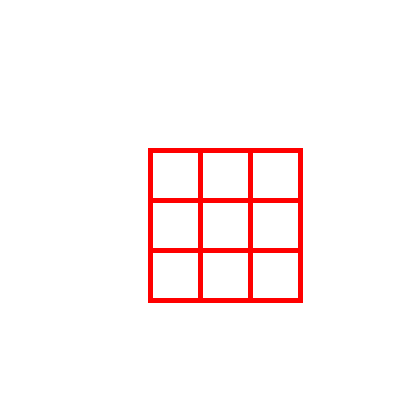
Frame 1 (no input)
Frame 60 (the mouse pressed at the canvas centre just before this capture): identical to frame 1, image omitted
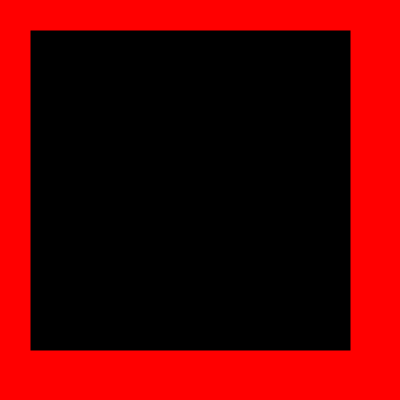
Frame 120 (the mouse held since frame 60 and released just before this capture)

The Processing sketch that drew these frames (run headless with seeded random() and noise(); from frame 60 on, the mouse is pressed at the canvas centre):

// Processing sketch: processing_141414
// ── processing_141414.pde

int l = 50;
int w = 50;
int x1 = 150;
int x2 = 200;
int x3 = 250;
int y1 = 150;
int y2 = 200;
int y3 = 250;

void setup(){
  
  size(400, 400);
  background(255);
  smooth();
  
}


void draw(){
  
  
  
  strokeWeight(5);
  
  stroke(255,0,0);
    rect(x1, y1, l, w);
rect(x2, y1, l, w);
rect(x3, y1, l, w);
rect(x1, y2, l, w);
rect(x2, y2, l, w);
rect(x3, y2, l, w);
rect(x1, y3, l, w);
rect(x2, y3, l, w);
rect(x3, y3, l, w);
  
  if (mousePressed){
    fill(255, 0, 0);
  }
if (mousePressed){
    stroke(255, 0, 0);
    rect(x1, y1, l, w);
rect(x2, y1, l, w);
rect(x3, y1, l, w);
rect(x1, y2, l, w);
rect(x2, y2, l, w);
rect(x3, y2, l, w);
rect(x1, y3, l, w);
rect(x2, y3, l, w);
rect(x3, y3, l, w);
  }




if (mousePressed){
  background(255, 0, 0);
}
if (mousePressed){
strokeWeight(20);
stroke(0);
fill(0);
rect(40, 40, 300, 300);


}




}
